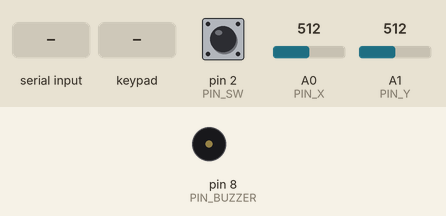
Recording of a sketch running on a simulated Arduino Uno, built with avr-gcc and run on an emulated ATmega328P. Parts: buzzer (waves = sounding). Wiring (inferred from the names in the program): 4×4 keypad with keys 1 2 3 A 4 5 6 B 7 8 9 C * 0 # D: rows pin 4, pin 5, pin 6, pin 7; columns pin 9, pin 10, pin 11, pin 12. The inputs (shaded band) are chosen by the test bench; at power-on: A1 (PIN_Y) = 512, pin 2 (PIN_SW) HIGH, A0 (PIN_X) = 512. What the sketch prints to the serial monitor is not drawn.

Above: at 1.5 s.
1.6 s: "X" received over Serial
At 2.33 s:
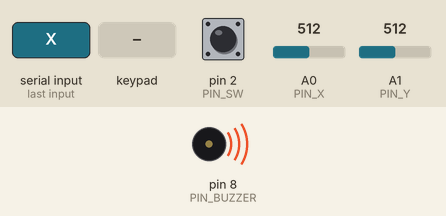
4.0 s: key 'A' pressed
5.5 s: keypad keys 4 5 6 7 # pressed 0.4 s apart
9.0 s: key 'B' pressed
10.5 s: keypad keys 4 5 6 7 D pressed 0.4 s apart
14.0 s: A1 (PIN_Y) set to 122
Timing chart, 0 to 17.0 s (numbered marks = the images above; inputs shaded):
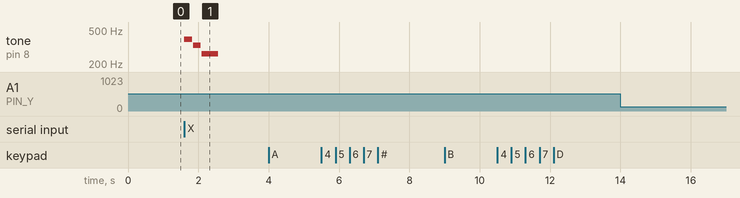

Measured:
- after the input at 1.6 s, tone on pin 8 (PIN_BUZZER): plays 392 Hz for 0.22 s, 330 Hz for 0.22 s, 262 Hz for 0.46 s, starting at once
- after the input at 4.0 s, every drawn part: stays the same
- after the input at 5.5 s, every drawn part: stays the same
- after the input at 9.0 s, every drawn part: stays the same
- after the input at 10.5 s, every drawn part: stays the same
- after the input at 14.0 s, every drawn part: stays the same

The sketch:

joystick_controller.ino
```cpp
// Controller for the Time Machine game (Arduino Uno): a joystick, a 4x4 keypad, an IR remote, a buzzer and a 4-digit display.
//
// Joystick:  GND -> GND, +5V -> 5V, VRx -> A0, VRy -> A1, SW -> D2.
// Keypad (4x4, 8 pins in a row): hold it with the keys facing you and the pins at the bottom, then count the pins from the left:
//            pins 1,2,3,4 (the rows)    -> D4, D5, D6, D7
//            pins 5,6,7,8 (the columns) -> D9, D10, D11, D12
// Buzzer (optional): + side -> D8, other side -> GND. It plays a little tune for a coin, a landmark, a job, a win, a defeat and getting hurt.
// 4-digit display (optional, the kind with a small board and 4 pins, called TM1637): CLK -> A2, DIO -> A3, VCC -> 5V, GND -> GND.
//            Then change USE_DISPLAY to true below. It shows your denarii (up to 9999), and your health (H 87) for a moment when you are hurt.
// IR receiver (optional): its 3 pins are the signal, GND and power (check the labels on yours!): signal -> D3, GND -> GND, power -> 5V.
//            Then change USE_IR to true below. The remote's keys become game keys (see IR in controller.js): the digits set your walking speed.
//
// It prints one line about 50 times a second:  x,y,button,key,remote   (for example  -62,100,0,5,)
//   x: -100 (left) .. 100 (right)   y: -100 (back) .. 100 (forward)   button: 1 while the stick is pressed down (a jump)
//   key: the keypad key being pressed (0-9, A-D, * or #), or nothing        remote: the number of the remote key being held, or nothing
// The game sends back single letters for the buzzer (C coin, H hurt, L landmark, J job, W win, X defeat) and D1234 / P87 lines for the display.
// Open the Serial Monitor at 115200 baud to check the numbers. If left/right or forward/back feel the wrong way round, change FLIP_X or FLIP_Y.

const int PIN_X = A0, PIN_Y = A1, PIN_SW = 2, PIN_IR = 3, PIN_BUZZER = 8, PIN_CLK = A2, PIN_DIO = A3;
const bool FLIP_X = false, FLIP_Y = false;
const bool USE_DISPLAY = false, USE_IR = false;

const byte ROW_PINS[4] = {4, 5, 6, 7};
const byte COL_PINS[4] = {9, 10, 11, 12};
const char KEYS[4][4] = {
  {'1', '2', '3', 'A'},
  {'4', '5', '6', 'B'},
  {'7', '8', '9', 'C'},
  {'*', '0', '#', 'D'},
};

int cx = 512, cy = 512;                      // where the stick rests (measured at start-up)
char rawKey = 0, stableKey = 0;              // a key counts once it has been read the same way twice in a row (no bounce)

// ------------------------------------------------------------------ tunes (frequency in Hz, length in ms; 0 Hz is a rest; a length of 0 ends the tune)
struct Note { unsigned int f; unsigned int ms; };
const Note TUNE_COIN[]     = {{1568, 60}, {2093, 110}, {0, 0}};
const Note TUNE_HURT[]     = {{220, 220}, {0, 0}};
const Note TUNE_LANDMARK[] = {{523, 100}, {659, 100}, {784, 100}, {1047, 220}, {0, 0}};
const Note TUNE_JOB[]      = {{659, 90}, {880, 170}, {0, 0}};
const Note TUNE_WIN[]      = {{523, 110}, {523, 110}, {523, 110}, {659, 260}, {0, 60}, {523, 110}, {659, 110}, {784, 420}, {0, 0}};
const Note TUNE_LOSE[]     = {{392, 220}, {330, 220}, {262, 460}, {0, 0}};
const Note *tune = nullptr;
byte tuneAt = 0;
unsigned long tuneNext = 0;

void play(const Note *t) { tune = t; tuneAt = 0; tuneNext = 0; }

void tuneStep() {                            // a tune plays in the background, one note at a time
  if (!tune || millis() < tuneNext) return;
  Note n = tune[tuneAt];
  if (n.ms == 0) { tune = nullptr; return; }
  if (n.f) tone(PIN_BUZZER, n.f, n.ms); else noTone(PIN_BUZZER);
  tuneNext = millis() + n.ms + 20;
  tuneAt++;
}

// ------------------------------------------------------------------ the TM1637 4-digit display, driven by hand (no library needed)
const byte DIGIT_SEG[10] = {0x3F, 0x06, 0x5B, 0x4F, 0x66, 0x6D, 0x7D, 0x07, 0x7F, 0x6F};
const byte SEG_H = 0x76;

void tmStart() { digitalWrite(PIN_DIO, HIGH); digitalWrite(PIN_CLK, HIGH); delayMicroseconds(5); digitalWrite(PIN_DIO, LOW); delayMicroseconds(5); digitalWrite(PIN_CLK, LOW); }
void tmStop() { digitalWrite(PIN_CLK, LOW); digitalWrite(PIN_DIO, LOW); delayMicroseconds(5); digitalWrite(PIN_CLK, HIGH); delayMicroseconds(5); digitalWrite(PIN_DIO, HIGH); delayMicroseconds(5); }
void tmByte(byte b) {
  for (byte i = 0; i < 8; i++) {
    digitalWrite(PIN_CLK, LOW);
    digitalWrite(PIN_DIO, (b >> i) & 1);
    delayMicroseconds(5);
    digitalWrite(PIN_CLK, HIGH);
    delayMicroseconds(5);
  }
  digitalWrite(PIN_CLK, LOW);                // the display answers with an acknowledge pulse
  pinMode(PIN_DIO, INPUT_PULLUP);
  delayMicroseconds(5);
  digitalWrite(PIN_CLK, HIGH);
  delayMicroseconds(5);
  digitalWrite(PIN_CLK, LOW);
  pinMode(PIN_DIO, OUTPUT);
}
void tmShow(const byte seg[4]) {
  tmStart(); tmByte(0x40); tmStop();         // write the digits one after the other
  tmStart(); tmByte(0xC0); for (byte i = 0; i < 4; i++) tmByte(seg[i]); tmStop();
  tmStart(); tmByte(0x88 | 4); tmStop();    // display on, medium brightness
}

long denarii = 0;
int health = 100;
unsigned long healthUntil = 0;               // while this is in the future the display shows your health instead of your denarii
bool displayDirty = true;

void refreshDisplay() {
  byte seg[4] = {0, 0, 0, 0};
  if (healthUntil && millis() < healthUntil) {
    seg[0] = SEG_H;
    int h = constrain(health, 0, 999);
    if (h >= 100) seg[1] = DIGIT_SEG[h / 100];
    if (h >= 10) seg[2] = DIGIT_SEG[(h / 10) % 10];
    seg[3] = DIGIT_SEG[h % 10];
  } else {
    long n = max(0L, denarii);
    bool over = n > 9999;
    if (over) n = 9999;                      // (more than 9999: shows 9999 with the colon lit)
    seg[3] = DIGIT_SEG[n % 10];
    if (n >= 10) seg[2] = DIGIT_SEG[(n / 10) % 10];
    if (n >= 100) seg[1] = DIGIT_SEG[(n / 100) % 10];
    if (n >= 1000) seg[0] = DIGIT_SEG[n / 1000];
    if (over) seg[1] |= 0x80;
  }
  tmShow(seg);
}

// ------------------------------------------------------------------ what the game sends us
char numKind = 0;
long numVal = 0;

void finishNumber() {
  if (numKind == 'D') { denarii = numVal; displayDirty = true; }
  else if (numKind == 'P') {
    if (numVal < health) healthUntil = millis() + 2500;   // hurt: show the health for a moment
    health = numVal; displayDirty = true;
  }
  numKind = 0;
}

void feed(char c) {
  if (numKind) {
    if (c >= '0' && c <= '9') { numVal = numVal * 10 + (c - '0'); return; }
    finishNumber();
  }
  switch (c) {
    case 'C': play(TUNE_COIN); break;
    case 'H': play(TUNE_HURT); break;
    case 'L': play(TUNE_LANDMARK); break;
    case 'J': play(TUNE_JOB); break;
    case 'W': play(TUNE_WIN); break;
    case 'X': play(TUNE_LOSE); break;
    case 'D': case 'P': numKind = c; numVal = 0; break;
  }
}

// ------------------------------------------------------------------ the IR remote (NEC): the receiver pulls its pin low for each burst of light
volatile unsigned long irLastEdge = 0;
volatile byte irCount = 0;
volatile unsigned int irGap[70];
int irCode = -1;                             // the remote key being held (its command number), or -1
unsigned long irHeldUntil = 0;

void irEdge() {                              // runs at every change of the pin and records how long the last state lasted
  unsigned long t = micros(), d = t - irLastEdge;
  irLastEdge = t;
  if (irCount < 70) irGap[irCount++] = d > 65000UL ? 65000U : (unsigned int)d;
}

void irRead() {
  noInterrupts();
  byte n = irCount;
  unsigned long last = irLastEdge;
  interrupts();
  if (n > 0 && micros() - last > 12000UL) {  // the message is over
    unsigned int g[70];
    noInterrupts();
    for (byte i = 0; i < n; i++) g[i] = irGap[i];
    irCount = 0;
    interrupts();
    if (n >= 3 && g[1] > 8000 && g[1] < 10000) {
      if (n >= 67 && g[2] > 4000 && g[2] < 5000) {          // a full message: 32 bits, the 3rd byte is the key
        unsigned long code = 0;
        for (byte i = 0; i < 32; i++) if (g[4 + 2 * i] > 1100) code |= 1UL << i;
        byte cmd = (code >> 16) & 0xFF, inv = (code >> 24) & 0xFF;
        if (cmd == (byte)~inv) { irCode = cmd; irHeldUntil = millis() + 220; }
      } else if (g[2] > 1800 && g[2] < 2700 && irCode >= 0) {   // "still holding": the repeat message
        irHeldUntil = millis() + 220;
      }
    }
  }
  if (irCode >= 0 && millis() > irHeldUntil) irCode = -1;
}

// ------------------------------------------------------------------ the rest
void setup() {
  Serial.begin(115200);
  pinMode(PIN_SW, INPUT_PULLUP);             // pressed = LOW
  pinMode(PIN_BUZZER, OUTPUT);
  for (byte c = 0; c < 4; c++) pinMode(COL_PINS[c], INPUT_PULLUP);
  for (byte r = 0; r < 4; r++) pinMode(ROW_PINS[r], INPUT);
  if (USE_DISPLAY) { pinMode(PIN_CLK, OUTPUT); pinMode(PIN_DIO, OUTPUT); refreshDisplay(); }
  if (USE_IR) { pinMode(PIN_IR, INPUT); attachInterrupt(digitalPinToInterrupt(PIN_IR), irEdge, CHANGE); }
  delay(300);
  cx = analogRead(PIN_X);                    // do not touch the stick while it starts
  cy = analogRead(PIN_Y);
}

int axis(int raw, int center) {
  int v = raw - center;
  if (abs(v) < 40) return 0;                 // dead zone, so a resting stick does not drift
  int span = v < 0 ? center : 1023 - center;
  return constrain((long)v * 100 / span, -100, 100);
}

// Pull one row at a time low and see which column goes low with it.
char scanKeypad() {
  char found = 0;
  for (byte r = 0; r < 4 && !found; r++) {
    pinMode(ROW_PINS[r], OUTPUT);
    digitalWrite(ROW_PINS[r], LOW);
    delayMicroseconds(20);
    for (byte c = 0; c < 4; c++) if (digitalRead(COL_PINS[c]) == LOW) { found = KEYS[r][c]; break; }
    pinMode(ROW_PINS[r], INPUT);
  }
  return found;
}

void loop() {
  int x = axis(analogRead(PIN_X), cx);
  int y = -axis(analogRead(PIN_Y), cy);      // pushing the stick up gives a bigger y
  if (FLIP_X) x = -x;
  if (FLIP_Y) y = -y;

  char k = scanKeypad();
  if (k == rawKey) stableKey = k;
  rawKey = k;

  if (USE_IR) irRead();

  Serial.print(x); Serial.print(','); Serial.print(y); Serial.print(',');
  Serial.print(digitalRead(PIN_SW) == LOW ? 1 : 0); Serial.print(',');
  if (stableKey) Serial.print(stableKey);
  Serial.print(',');
  if (irCode >= 0) Serial.print(irCode);
  Serial.println();

  while (Serial.available()) feed(Serial.read());
  tuneStep();
  if (USE_DISPLAY) {
    if (healthUntil && millis() >= healthUntil) { healthUntil = 0; displayDirty = true; }
    if (displayDirty) { displayDirty = false; refreshDisplay(); }
  }
  delay(20);
}
```
